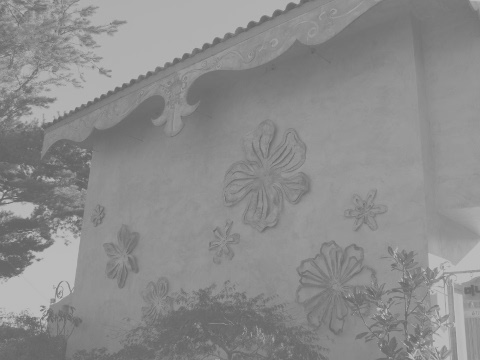
#> input picture abnormal.jpg, 480 x 360 px
$ python 3-6histeqstretching.py
#> lines starting #> are read from the running program, lines starting #| are printed output that depends on the picture
import cv2 as cv
import matplotlib.pyplot as plt
import numpy as np


# read image
gray=cv.imread('abnormal.jpg', cv.IMREAD_GRAYSCALE)
#> gray is the input picture: shape (360, 480); min 96, max 194, mean 140.1

# histogram stretching
stretch = cv.normalize(gray, None, 0, 255, cv.NORM_MINMAX)
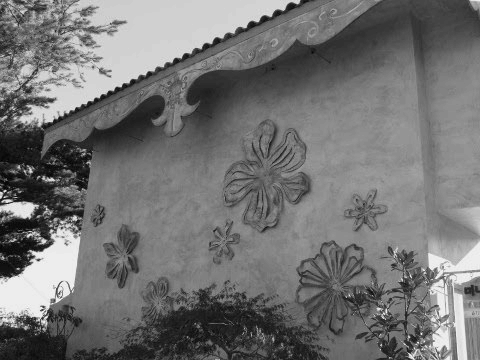
#> stretch: shape (360, 480); min 0, max 255, mean 114.7

# histogram equalization
equal = cv.equalizeHist(gray)
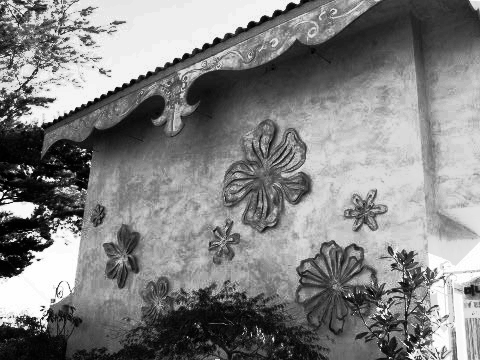
#> equal: shape (360, 480); min 0, max 255, mean 129.8


gc=np.hstack((gray, stretch, equal))
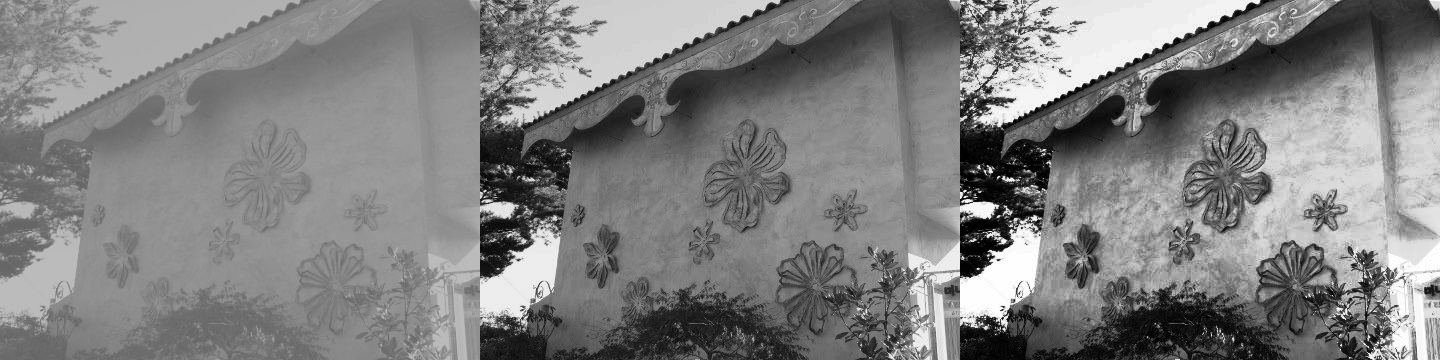
#> gc: shape (360, 1440); min 0, max 255, mean 128.2

cv.imshow('original image, histogram stretch, histogram equalization ', gc)


# plot histogram
fig = plt.figure()
rows = 1
cols = 3

ax1 = fig.add_subplot(rows, cols, 1)
h = cv.calcHist([gray], [0], None, [256], [0,256])
#> h = 256 values, max 6600 at index 145, min 0 at index 0, mean 675
ax1.plot(h,color='r', linewidth=1)

ax2 = fig.add_subplot(rows, cols, 2)
h = cv.calcHist([stretch], [0], None, [256], [0,256])
#> h = 256 values, max 6600 at index 128, min 0 at index 1, mean 675
ax2.plot(h,color='r', linewidth=1)

ax3 = fig.add_subplot(rows, cols, 3)
h = cv.calcHist([equal], [0], None, [256], [0,256])
#> h = 256 values, max 6600 at index 163, min 0 at index 5, mean 675
ax3.plot(h,color='r', linewidth=1)
plt.show()
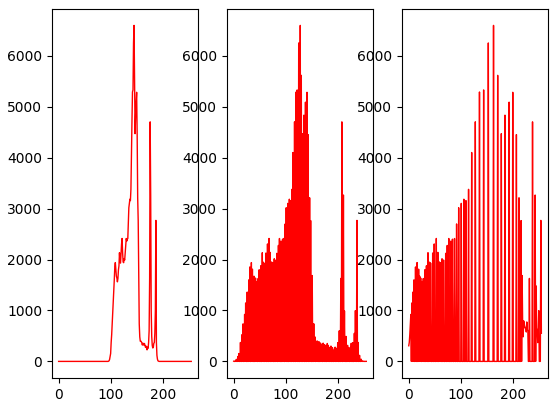
#> figure drawn by matplotlib, 3 panels; panel 1: curve peaks at x = 145, y = 6600; panel 2: curve peaks at x = 128, y = 6600; panel 3: curve peaks at x = 163, y = 6600

cv.waitKey()
cv.destroyAllWindows()
